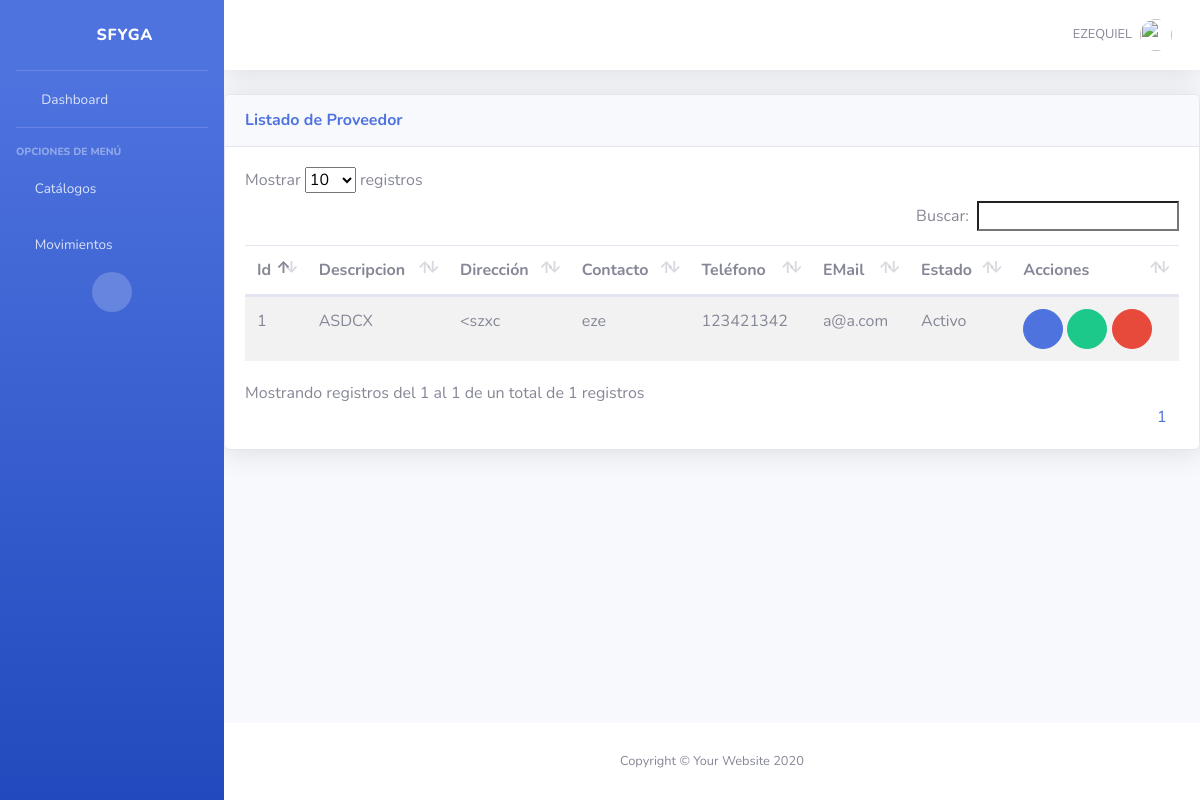
Before: /cmp/proveedores/ (signed in) with the older database file.
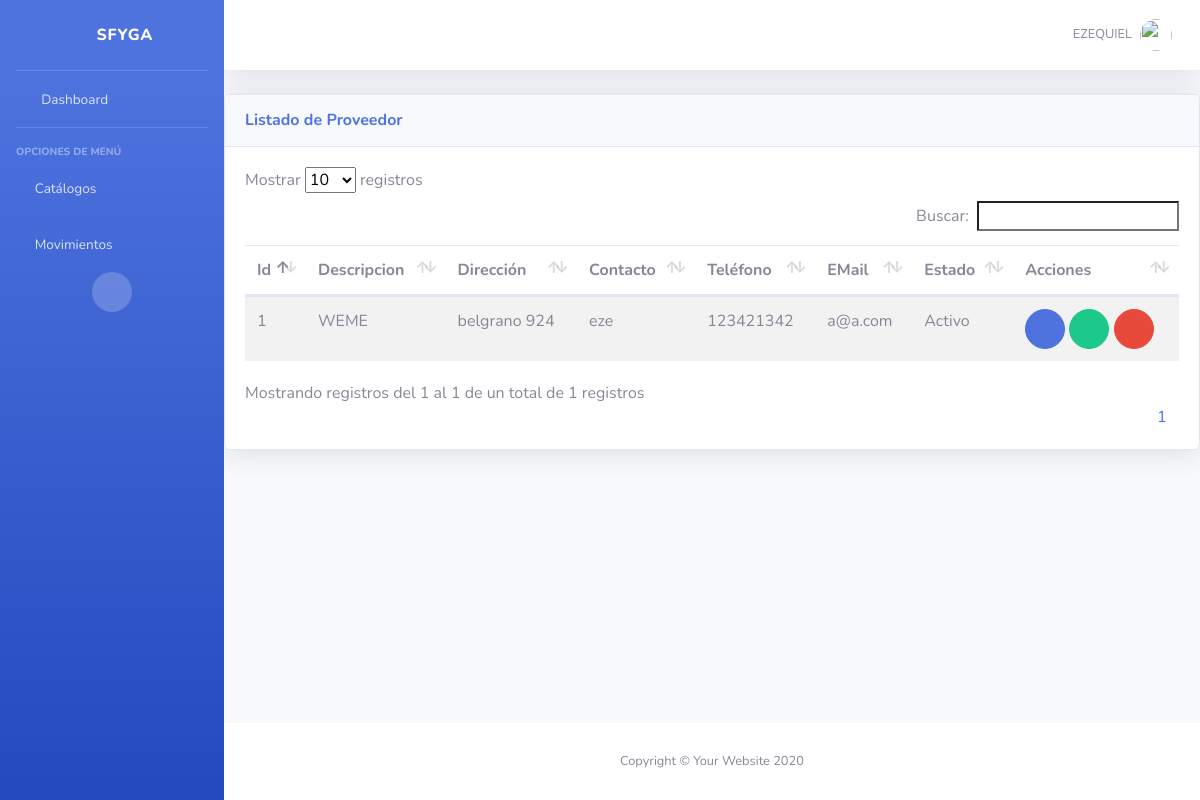
After: the same page with the newer database file.
### cmp/models.py (models this page shows, shortened)
class Proveedor(ClaseModelo):
    descripcion=models.CharField(
        max_length=100,
        unique=True
        )
    direccion=models.CharField(
        max_length=250,
        null=True, blank=True
        )
    contacto=models.CharField(
        max_length=100
    )
    telefono=models.CharField(
        max_length=10,
        null=True, blank=True
    )
    email=models.CharField(
        max_length=250,
        null=True, blank=True
    )
    class Meta:
        verbose_name_plural = "Proveedores"

### cmp/views.py (the view)
# urls.py: path('proveedores/',ProveedorView.as_view(), name="proveedor_list"),
class ProveedorView(SuccessMessageMixin, SinPrivilegios, generic.ListView):
    permission_required='cmp.view_proveedores'
    model = Proveedor
    template_name = "cmp/proveedor_list.html"
    context_object_name = "obj"
    permission_required="cmp.view_proveedor"

### cmp/templates/cmp/proveedor_list.html (shortened to what this page needs)
{% extends 'base/base.html' %}
{% block page_content %}
<div class="card shadow mb-4">
  <div class="card-header py-3 d-flex flex-row align-items-center justify-content-between">
    <h6 class="m-0 font-weight-bold text-primary">Listado de Proveedor</h6>
    <div class="dropdown no-arrow">
      <a class="dropdown-toggle" href="#" role="button" id="dropdownMenuLink" data-toggle="dropdown" aria-haspopup="true" aria-expanded="false">
        <i class="fas fa-ellipsis-v fa-sm fa-fw text-gray-400"></i>
      </a>
    </div>
  </div>
  <div class="card-body">
    <table class="table table-striped table-hover dt-responsive nowrap" style="width:100%">
      <thead>
        <th>Id</th>
        <th>Descripcion</th>
        <th>Dirección</th>
        <th>Contacto</th>
        <th>Teléfono</th>
        <th>EMail</th>
        <th>Estado</th>
        <th class="all">Acciones</th>
      </thead>
      <tbody>
        {% for item in obj%}
        <tr>
          <td>{{ item.id }}</td>
          <td>{{ item.descripcion }}</td>
          <td>{{item.direccion}}</td>
          <td>{{ item.contacto }}</td>
          <td>{{ item.telefono }}</td>
          <td>{{ item.email }}</td>
          <td>{{item.estado|yesno:"Activo,Inactivo"}}</td>
          <td>
            <a href="#"  onclick="return abrir_modal('{% url 'cmp:proveedor_edit' item.id %}')" class="btn btn-primary btn-circle" role="button"><i class="fas fa-edit"></i></a>
            {% if item.estado == True %}
                <a href="#"  onclick="return abrir_modal('{% url 'cmp:proveedor_inactivar' item.id %}')" class="btn btn-success btn-circle" role="button"><i class="fas fa-check"></i></a>
            {% endif %}
            <a href="#"  onclick="return abrir_modal('{% url 'cmp:proveedor_del' item.pk %}')" class="btn btn-danger btn-circle" role="button"><i class="fas fa-trash-alt"></i></a>
          </td>
        </tr>
        {% endfor %}
      </tbody>
    </table>
  </div>
</div>
{% endblock %}

Changed rows visible on the page:
changed Proveedor "eze": descripcion "ASDCX" → "WEME"; direccion "<szxc" → "belgrano 924"
